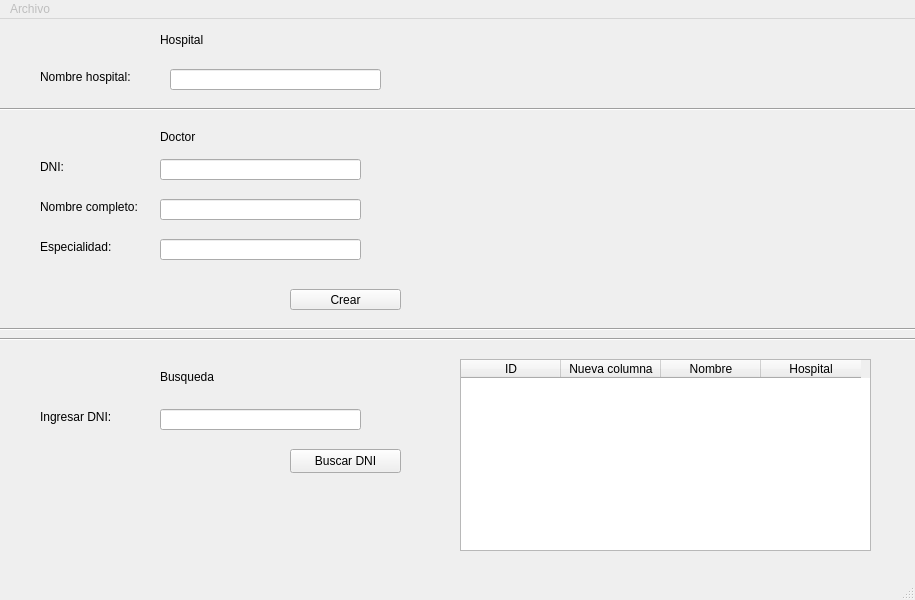
<?xml version="1.0" encoding="UTF-8"?>
<ui version="4.0">
 <class>MainWindow</class>
 <widget class="QMainWindow" name="MainWindow">
  <property name="geometry">
   <rect>
    <x>0</x>
    <y>0</y>
    <width>915</width>
    <height>600</height>
   </rect>
  </property>
  <property name="windowTitle">
   <string>Sistema de informacion Hospitalaria</string>
  </property>
  <widget class="QWidget" name="centralwidget">
   <widget class="QLineEdit" name="lineEdit_nombre_hospital">
    <property name="geometry">
     <rect>
      <x>170</x>
      <y>50</y>
      <width>211</width>
      <height>21</height>
     </rect>
    </property>
    <property name="text">
     <string/>
    </property>
   </widget>
   <widget class="QLabel" name="label">
    <property name="geometry">
     <rect>
      <x>160</x>
      <y>10</y>
      <width>71</width>
      <height>21</height>
     </rect>
    </property>
    <property name="text">
     <string>Hospital</string>
    </property>
   </widget>
   <widget class="QLabel" name="label_2">
    <property name="geometry">
     <rect>
      <x>40</x>
      <y>50</y>
      <width>111</width>
      <height>16</height>
     </rect>
    </property>
    <property name="text">
     <string>Nombre hospital:</string>
    </property>
   </widget>
   <widget class="QLabel" name="label_3">
    <property name="geometry">
     <rect>
      <x>160</x>
      <y>110</y>
      <width>58</width>
      <height>16</height>
     </rect>
    </property>
    <property name="text">
     <string>Doctor</string>
    </property>
   </widget>
   <widget class="QLabel" name="label_4">
    <property name="geometry">
     <rect>
      <x>40</x>
      <y>140</y>
      <width>58</width>
      <height>16</height>
     </rect>
    </property>
    <property name="text">
     <string>DNI:</string>
    </property>
   </widget>
   <widget class="QLabel" name="label_5">
    <property name="geometry">
     <rect>
      <x>40</x>
      <y>180</y>
      <width>121</width>
      <height>16</height>
     </rect>
    </property>
    <property name="text">
     <string>Nombre completo:</string>
    </property>
   </widget>
   <widget class="QLabel" name="label_6">
    <property name="geometry">
     <rect>
      <x>40</x>
      <y>220</y>
      <width>91</width>
      <height>16</height>
     </rect>
    </property>
    <property name="text">
     <string>Especialidad:</string>
    </property>
   </widget>
   <widget class="QLineEdit" name="lineEdit_dni_doctor">
    <property name="geometry">
     <rect>
      <x>160</x>
      <y>140</y>
      <width>201</width>
      <height>21</height>
     </rect>
    </property>
   </widget>
   <widget class="QLineEdit" name="lineEdit_nombre_doctor">
    <property name="geometry">
     <rect>
      <x>160</x>
      <y>180</y>
      <width>201</width>
      <height>21</height>
     </rect>
    </property>
   </widget>
   <widget class="QLineEdit" name="lineEdit_especialidad">
    <property name="geometry">
     <rect>
      <x>160</x>
      <y>220</y>
      <width>201</width>
      <height>21</height>
     </rect>
    </property>
   </widget>
   <widget class="QPushButton" name="pushButton_crear">
    <property name="geometry">
     <rect>
      <x>290</x>
      <y>270</y>
      <width>111</width>
      <height>21</height>
     </rect>
    </property>
    <property name="text">
     <string>Crear</string>
    </property>
   </widget>
   <widget class="Line" name="line">
    <property name="geometry">
     <rect>
      <x>0</x>
      <y>80</y>
      <width>921</width>
      <height>21</height>
     </rect>
    </property>
    <property name="orientation">
     <enum>Qt::Horizontal</enum>
    </property>
   </widget>
   <widget class="QLabel" name="label_7">
    <property name="geometry">
     <rect>
      <x>160</x>
      <y>350</y>
      <width>71</width>
      <height>16</height>
     </rect>
    </property>
    <property name="text">
     <string>Busqueda</string>
    </property>
   </widget>
   <widget class="QLabel" name="label_8">
    <property name="geometry">
     <rect>
      <x>40</x>
      <y>390</y>
      <width>101</width>
      <height>16</height>
     </rect>
    </property>
    <property name="text">
     <string>Ingresar DNI:</string>
    </property>
   </widget>
   <widget class="QLineEdit" name="lineEdit_dni_busqueda">
    <property name="geometry">
     <rect>
      <x>160</x>
      <y>390</y>
      <width>201</width>
      <height>21</height>
     </rect>
    </property>
   </widget>
   <widget class="QPushButton" name="pushButton_buscar">
    <property name="geometry">
     <rect>
      <x>290</x>
      <y>430</y>
      <width>111</width>
      <height>24</height>
     </rect>
    </property>
    <property name="text">
     <string>Buscar DNI</string>
    </property>
   </widget>
   <widget class="QTableWidget" name="tableWidget_resultados">
    <property name="geometry">
     <rect>
      <x>460</x>
      <y>340</y>
      <width>411</width>
      <height>192</height>
     </rect>
    </property>
    <column>
     <property name="text">
      <string>ID</string>
     </property>
    </column>
    <column>
     <property name="text">
      <string>Nueva columna</string>
     </property>
    </column>
    <column>
     <property name="text">
      <string>Nombre</string>
     </property>
    </column>
    <column>
     <property name="text">
      <string>Hospital</string>
     </property>
    </column>
   </widget>
   <widget class="Line" name="line_2">
    <property name="geometry">
     <rect>
      <x>0</x>
      <y>310</y>
      <width>921</width>
      <height>21</height>
     </rect>
    </property>
    <property name="orientation">
     <enum>Qt::Horizontal</enum>
    </property>
   </widget>
   <widget class="Line" name="line_3">
    <property name="geometry">
     <rect>
      <x>0</x>
      <y>300</y>
      <width>921</width>
      <height>21</height>
     </rect>
    </property>
    <property name="orientation">
     <enum>Qt::Horizontal</enum>
    </property>
   </widget>
  </widget>
  <widget class="QMenuBar" name="menubar">
   <property name="enabled">
    <bool>false</bool>
   </property>
   <property name="geometry">
    <rect>
     <x>0</x>
     <y>0</y>
     <width>915</width>
     <height>21</height>
    </rect>
   </property>
   <widget class="QMenu" name="menuBuscar_DNI">
    <property name="title">
     <string>Archivo</string>
    </property>
    <addaction name="separator"/>
    <addaction name="actionSalir"/>
    <addaction name="separator"/>
   </widget>
   <addaction name="menuBuscar_DNI"/>
  </widget>
  <widget class="QStatusBar" name="statusbar"/>
  <action name="actionBuscar_por_DNI">
   <property name="text">
    <string>Buscar por DNI</string>
   </property>
  </action>
  <action name="actionBuscar_por_especialidad">
   <property name="text">
    <string>Buscar por especialidad</string>
   </property>
  </action>
  <action name="actionSalir">
   <property name="text">
    <string>Salir</string>
   </property>
  </action>
 </widget>
 <resources/>
 <connections/>
</ui>
